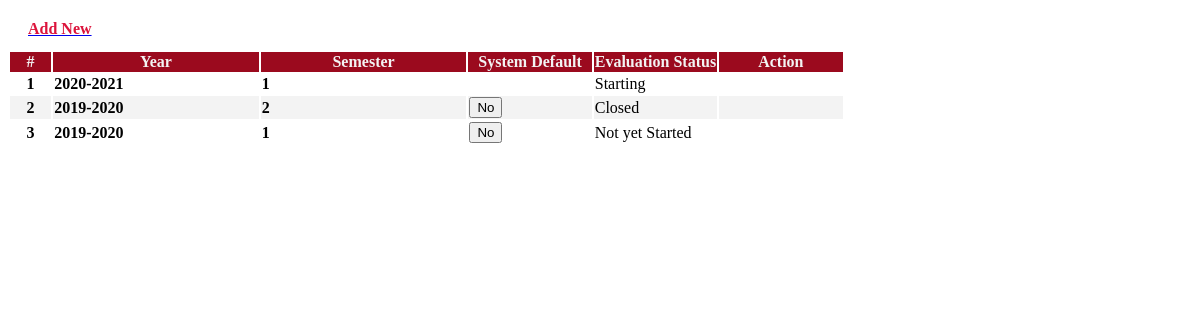
Screenshot of /admin/academic_list.php with the database file from the repository.
### tables this page shows
CREATE TABLE `academic_list` (
  `id` int(30) NOT NULL,
  `year` text NOT NULL,
  `semester` int(30) NOT NULL,
  `is_default` tinyint(1) NOT NULL DEFAULT 0,
  `status` int(1) NOT NULL DEFAULT 0 COMMENT '0=Pending,1=Start,2=Closed'
);

### admin/academic_list.php (the view, shortened to what this page needs)
<?php include'db_connect.php' ?>
<div class="col-lg-12">
	<div class="card card-outline card-primary">
		<div class="card-header">
			<div class="card-tools">
				<a class="btn btn-block btn-sm btn-default btn-flat border-primary new_academic" href="javascript:void(0)"><i class="fa fa-plus"></i> <span style="color: #dc143c; font-weight: bold;">Add New</span></a>
			</div>
		</div>
		<div class="card-body">
		<table class="table tabe-hover table-bordered styled-table" id="list">
				<colgroup>
					<col width="5%">
					<col width="25%">
					<col width="25%">
					<col width="15%">
					<col width="15%">
					<col width="15%">
				</colgroup>
				<thead>
					<tr>
						<th class="text-center">#</th>
						<th>Year</th>
						<th>Semester</th>
						<th>System Default</th>
						<th>Evaluation Status</th>
						<th>Action</th>
					</tr>
				</thead>
				<tbody>
					<?php
					$i = 1;
					$qry = $conn->query("SELECT * FROM academic_list order by abs(year) desc,abs(semester) desc ");
					while($row= $qry->fetch_assoc()):
					?>
					<tr>
						<th class="text-center"><?php echo $i++ ?></th>
						<td><b><?php echo $row['year'] ?></b></td>
						<td><b><?php echo $row['semester'] ?></b></td>
						<td class="text-center">
							<?php if($row['is_default'] == 0): ?>
								<button type="button" class="btn btn-secondary bg-gradient-secondary col-sm-4 btn-flat btn-sm px-1 py-0 make_default" data-id="<?php echo $row['id'] ?>">No</button>
							<?php else: ?>
								<button type="button" class="btn btn-primary bg-gradient-primary col-sm-4 btn-flat btn-sm px-1 py-0"><span style="color: white; font-weight: bold;">Yes</span></button>
							<?php endif; ?>
						</td>
						<td class="text-center">
							<?php if($row['status'] == 0): ?>
								<span class="badge badge-secondary">Not yet Started</span>
							<?php elseif($row['status'] == 1): ?>
								<span class="badge badge-success">Starting</span>
							<?php elseif($row['status'] == 2): ?>
								<span class="badge badge-primary">Closed</span>
							<?php endif; ?>
						</td>
						<td class="text-center">
		                    <div class="btn-group">
		                        <button type="button" class="btn btn-danger btn-flat delete_academic" data-id="<?php echo $row['id'] ?>">
		                        </button>
	                      </div>
						</td>
					</tr>
				<?php endwhile; ?>
				</tbody>
			</table>
		</div>
	</div>
</div>

### admin/academic_list.php (style rules this page uses)
.styled-table tbody tr { border-bottom: 1px solid #dddddd; }
.styled-table tbody tr:nth-of-type(even) { background-color: #f3f3f3; }
.styled-table tbody tr:last-of-type { border-bottom: 2px solid #009879; }
.card-primary.card-outline { border-top: none; }
thead th { background-color: #9b0a1e; color: #f3f3f3; font-weight: bold; }
.card-header { background-color: transparent; border-bottom: none; padding: .75rem 1.25rem; position: relative; border-top-left-radius: .25rem; border-top-right-radius: .25rem; }
.btn-primary { color: #007bff; background-color: transparent; border: none; }
.btn-danger { color: red; background-color: transparent; border: none; }

### rows the page displays
academic_list: year "2020-2021", semester "1", status "Starting"
academic_list: year "2019-2020", semester "2", status "Closed"
academic_list: year "2019-2020", semester "1", status "Not yet Started"
